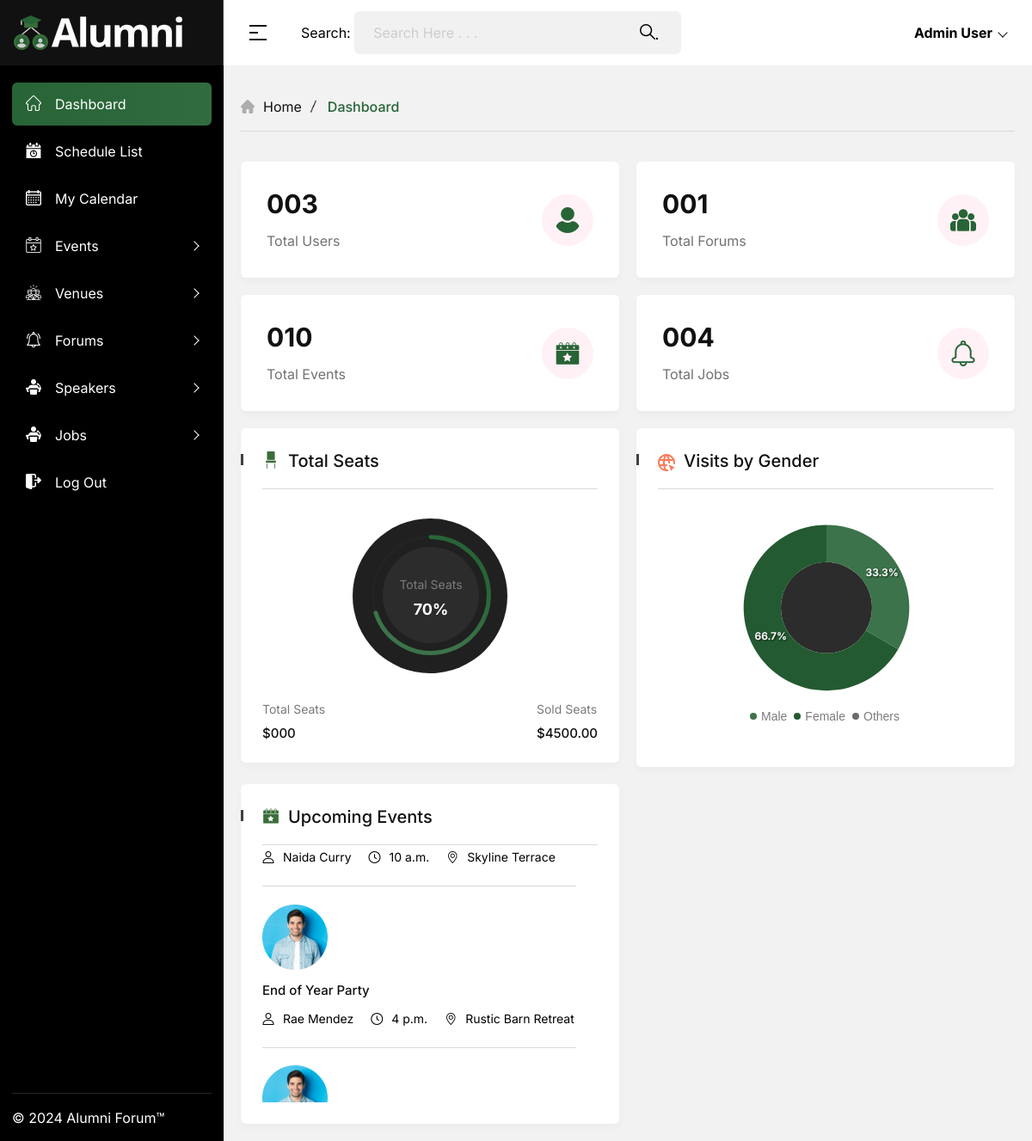
The page / (signed in) on the database its author committed.
### apps/users/models.py (models this page shows, shortened)
class Account(AbstractBaseUser):
    GENDER_CHOICES = (
        ('male', 'Male'),
        ('female', 'Female'),
        ('other', 'Other'),
    )
    name = models.CharField(max_length=100, null=True)
    email = models.EmailField(verbose_name='email', max_length=60, unique=True)
    gender = models.CharField(choices=GENDER_CHOICES, default='male', max_length=10)
    is_admin = models.BooleanField(default=False)
    is_active = models.BooleanField(default=True)
    is_staff = models.BooleanField(default=False)
    is_superuser = models.BooleanField(default=False)
    created_at = models.DateTimeField(auto_now_add=True)
    updated_at = models.DateTimeField(auto_now=True)
    USERNAME_FIELD = 'email'
    objects = MyAccountManager()
    @property
    def get_short_name(self):
        return self.name if self.name else self.email.split('@')[0]

class Event(models.Model):
    EVENT_TYPES = (
        ('Everyone', 'Everyone'),
        ('Adults', 'Adults'),
        ('Children', 'Children'),
    )
    EVENT_STATUSES = (
        ('Confirmed', 'Confirmed'),
        ('Pending', 'Pending'),
        ('Children', 'Children'),
    )
    title = models.CharField(max_length=100)
    slug = models.SlugField(unique=True)
    image = models.ImageField(upload_to="events/")
    event_type = models.CharField(max_length=10, choices=EVENT_TYPES, default="Everyone")
    details = models.TextField()
    date = models.DateField()
    time = models.TimeField()
    ticket_price = models.IntegerField()
    speaker = models.ForeignKey('users.Speaker', on_delete=models.CASCADE)
    venue = models.ForeignKey('users.Venue', on_delete=models.SET_NULL, null=True, blank=True)
    total_seats = models.IntegerField()
    total_views = models.IntegerField(default=1)
    event_status = models.CharField(max_length=10, choices=EVENT_STATUSES, default="Confirmed")
    created_at = models.DateTimeField(auto_now_add=True)
    updated_at = models.DateTimeField(auto_now=True)
    def get_absolute_url(self):
        return reverse("users:event", kwargs={
            'slug': self.slug
        })

class Speaker(models.Model):
    GENDER_CHOICES = (
        ('Male', 'Male'),
        ( 'Female','Female'),
        ('Other', 'Other')
    )
    name = models.CharField(max_length=100)
    email = models.EmailField(max_length=100)
    bio = models.TextField()
    phone = models.CharField(max_length=20, blank=True, null=True)
    career = models.CharField(max_length=50, default='Speaker')
    gender = models.CharField(max_length=6, null=True, blank=True, choices=GENDER_CHOICES)
    image = models.ImageField(upload_to="speakers/", null=True)
    created_at = models.DateTimeField(auto_now_add=True)
    updated_at = models.DateTimeField(auto_now=True)

class Venue(models.Model):
    name = models.CharField(max_length=100)
    location = models.CharField(max_length=100)
    capacity = models.IntegerField()
    details = models.TextField(null=True)
    image = models.ImageField(upload_to="venues/", null=True)
    created_at = models.DateTimeField(auto_now_add=True)
    updated_at = models.DateTimeField(auto_now=True)
    def __str__(self):
        return self.name

### apps/users/views.py (the view)
# urls.py: path('', views.home, name='home'),
@login_required
def home(request):
    all_users = Account.objects.all()
    total_users = str(all_users.count()).zfill(3)
    total_speakers = str(Speaker.objects.count()).zfill(3)
    total_events = str(Event.objects.count()).zfill(3)
    total_tickets = str(Ticket.objects.count()).zfill(3)
    total_forums = str(Forum.objects.count()).zfill(3)
    total_jobs = str(Job.objects.count()).zfill(3)
    total_male = all_users.filter(gender='male').count()
    total_female = all_users.filter(gender='female').count()
    total_other = all_users.filter(gender='other').count()
    upcoming_events = Event.objects.all().order_by('-date')[:3]
    return render(request, 'dashboard.html', {
        'total_users': total_users,
        'total_speakers': total_speakers,
        'total_events': total_events,
        'total_tickets': total_tickets,
        'total_male': total_male,
        'total_female': total_female,
        'total_others': total_other,
        'total_forums': total_forums,
        'total_jobs': total_jobs,
        'upcoming_events': upcoming_events,
        'page': 'home',
    })

### templates/dashboard.html (shortened to what this page needs)
{% extends 'base.html' %} {% load static %} {% block content %}
<div class="app__slide-wrapper">
  <div class="row">
    <div class="col-xl-12">
      <div class="breadcrumb__wrapper mb-35">
        <div class="breadcrumb__inner">
          <div class="breadcrumb__icon">
            <i class="flaticon-home"></i>
          </div>
          <div class="breadcrumb__menu">
            <nav>
              <ul>
                <li>
                  <span><a href="{% url 'users:home' %}">Home</a></span>
                </li>
                <li class="active"><span>Dashboard</span></li>
              </ul>
            </nav>
          </div>
        </div>
      </div>
    </div>
  </div>
  <div class="row g-20">
    <div class="col-xxl-3 col-xl-6 col-lg-6 col-md-6">
      <div class="expovent__count-item mb-20">
        <div class="expovent__count-content">
          <h3 class="expovent__count-number">{{ total_users }}</h3>
          <span class="expovent__count-text">Total Users</span>
        </div>
        <div class="expovent__count-icon">
          <i class="flaticon-user-1"></i>
        </div>
      </div>
    </div>
    <div class="col-xxl-3 col-xl-6 col-lg-6 col-md-6">
      <div class="expovent__count-item mb-20">
        <div class="expovent__count-content">
          <h3 class="expovent__count-number">{{ total_forums }}</h3>
          <span class="expovent__count-text">Total Forums</span>
        </div>
        <div class="expovent__count-icon">
          <i class="flaticon-group"></i>
        </div>
      </div>
    </div>
    <div class="col-xxl-3 col-xl-6 col-lg-6 col-md-6">
      <div class="expovent__count-item mb-20">
        <div class="expovent__count-content">
          <h3 class="expovent__count-number">{{ total_events }}</h3>
          <span class="expovent__count-text">Total Events</span>
        </div>
        <div class="expovent__count-icon">
          <i class="flaticon-reminder"></i>
        </div>
      </div>
    </div>
    <div class="col-xxl-3 col-xl-6 col-lg-6 col-md-6">
      <div class="expovent__count-item mb-20">
        <div class="expovent__count-content">
          <h3 class="expovent__count-number">{{ total_jobs }}</h3>
          <span class="expovent__count-text">Total Jobs</span>
        </div>
        <div class="expovent__count-icon">
          <i class="flaticon-notification-1"></i>
        </div>
      </div>
    </div>
  </div>
  <div class="row g-20">
    <div class="col-xxl-3 col-xl-6 col-lg-6 col-md-6">
      <div class="card__wrapper total__seat-wapper">
        <div class="card__header mb-35">
          <div class="card__header-top">
            <div class="card__title-inner">
              <div class="card__header-icon">
                <i class="flaticon-chair-2"></i>
              </div>
              <div class="card__header-title">
                <h4>Total Seats</h4>
              </div>
            </div>
          </div>
        </div>
        <div class="total__seat-progress">
          <div id="radialChart"></div>
          <div class="redialchart__content">
            <div class="redialchart__info">
              <span>Total Seats</span>
              <h4>${{ total_tickets }}</h4>
            </div>
            <div class="redialchart__info">
              <span>Sold Seats</span>
              <h4>$4500.00</h4>
            </div>
          </div>
        </div>
      </div>
    </div>
    <div class="col-xxl-3 col-xl-6 col-lg-6 col-md-6">
      <div class="card__wrapper total__seat-wapper">
        <div class="card__header mb-35">
          <div class="card__header-top">
            <div class="card__title-inner">
              <div class="card__header-icon">
              </div>
              <div class="card__header-title">
                <h4>Visits by Gender</h4>
              </div>
            </div>
          </div>
        </div>
        <div class="total__seat-progress">
          <div id="pieChart"></div>
        </div>
      </div>
    </div>
    <div class="col-xxl-6 col-xl-6">
      <div class="card__wrapper">
        <div class="card__header">
          <div class="card__header-top">
            <div class="card__title-inner">
              <div class="card__header-icon">
                <i class="flaticon-reminder"></i>
              </div>
              <div class="card__header-title">
                <h4>Upcoming Events</h4>
              </div>
            </div>
          </div>
        </div>
        <div class="scroll-w-1 card__scroll">
          <div class="card__inner">
            <div class="card-body upcoming-events">
              {% for event in upcoming_events %}
              <div class="news__item">
                <div class="news__item-inner">
                  <div class="news__thumb">
                    <a href="{{ event.get_absolute_url }}">
                      {% if not event.image %}
                      <img src="{{ event.image.url }}" alt="image not found" />
                      {% else %}
                      <img src="{% static 'img/blog/meta/01.png' %}" alt="image not found" />
                      {% endif %}
                    </a>
                  </div>
                  <div class="news__content">
                    <h4 class="news__title"><a href="{{ event.get_absolute_url }}">{{ event.title }}</a></h4>
                    <div class="news__meta">
                      <div class="news__meta-status">
                        <span><i class="flaticon-user"></i></span>
                        <span>{{ event.speaker.name }}</span>
                      </div>
                      <div class="news__meta-status">
                        <span><i class="flaticon-clock"></i></span>
                        <span>{{ event.time }}</span>
                      </div>
                      <div class="news__meta-status">
                        <span><i class="flaticon-placeholder-1"></i></span>
                        <span>{{ event.venue }}</span>
                      </div>
                    </div>
                  </div>
                </div>
              </div>
              {% empty %}
              There are currently no upcoming event
              {% endfor %}
            </div>
          </div>
        </div>
      </div>
    </div>
  </div>
</div>
{% endblock %}

### templates/includes/navbar.html (shortened to what this page needs)
{% load static %}
<div class="app__header__area">
    <div class="app__header-inner">
      <div class="app__header-left">
        <a id="sidebar__active" class="app__header-toggle" href="javascript:void(0)">
          <div class="bar-icon-2">
            <span></span>
            <span></span>
            <span></span>
          </div>
        </a>
        <form class="app__herader-input p-relative" method="get" action="{% url 'users:events' %}">
          <label for="searchHere">Search: </label>
          <input type="search" name="query" id="searchHere" placeholder="Search Here . . ." value="{{ query }}" />
          <button type="submit"><i class="flaticon-loupe">.</i></button>
        </form>
      </div>
      <div class="app__header-right">
        {% if request.user.is_authenticated %}
        <div class="nav-item p-relative">
          <a id="userportfolio" href="#">
            <div class="user__portfolio">
              <div class="user__content">
                <b>{{ request.user.get_short_name }}</b>
              </div>
            </div>
          </a>
        </div>
        {% endif %}
      </div>
    </div>
  </div>

### assets/css/spacing.css (style rules this page uses)
.mb-20 { margin-bottom:20px }
.mb-35 { margin-bottom:35px }

### assets/css/notifications.css (style rules this page uses)
:root { --success: #22C55E; --info: #3B82F6; --warning: #F97316; --error: #EF4444; }

### assets/css/custom.css (style rules this page uses)
.user__content { margin-right: 1em; }
.scroll-w-1.card__scroll { display: flex; justify-content: center; align-items: center; }
.flaticon-loupe { color: #000 !important; }
.upcoming-events span { color: #000 !important; }

### rows shown on the page
Account: user.get_short_name "Admin User"
Event: speaker.name "Naida Curry", time "10 a.m.", venue "Skyline Terrace"
Event: title "End of Year Party", speaker.name "Rae Mendez", time "4 p.m.", venue "Rustic Barn Retreat"

### other values the page prints
{{ total_users }} "003"
{{ total_forums }} "001"
{{ total_events }} "010"
{{ total_jobs }} "004"
{{ total_tickets }} "000"
